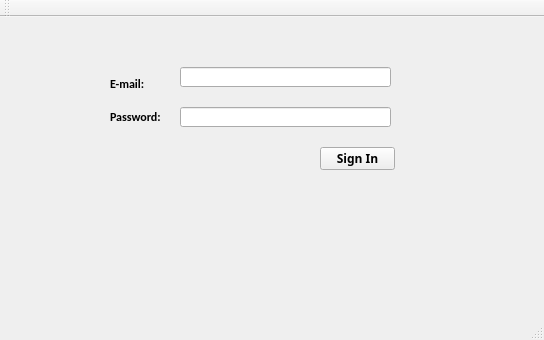
<?xml version="1.0" encoding="UTF-8"?>
<ui version="4.0">
 <class>MainWindow</class>
 <widget class="QMainWindow" name="MainWindow">
  <property name="geometry">
   <rect>
    <x>0</x>
    <y>0</y>
    <width>544</width>
    <height>340</height>
   </rect>
  </property>
  <property name="windowTitle">
   <string>MainWindow</string>
  </property>
  <widget class="QWidget" name="centralWidget">
   <widget class="QLineEdit" name="lineEdit">
    <property name="geometry">
     <rect>
      <x>180</x>
      <y>50</y>
      <width>211</width>
      <height>20</height>
     </rect>
    </property>
   </widget>
   <widget class="QLineEdit" name="lineEdit_2">
    <property name="geometry">
     <rect>
      <x>180</x>
      <y>90</y>
      <width>211</width>
      <height>20</height>
     </rect>
    </property>
   </widget>
   <widget class="QPushButton" name="SignIn">
    <property name="geometry">
     <rect>
      <x>320</x>
      <y>130</y>
      <width>75</width>
      <height>23</height>
     </rect>
    </property>
    <property name="font">
     <font>
      <family>Calibri Light</family>
      <pointsize>9</pointsize>
      <weight>75</weight>
      <bold>true</bold>
     </font>
    </property>
    <property name="cursor">
     <cursorShape>PointingHandCursor</cursorShape>
    </property>
    <property name="text">
     <string>Sign In</string>
    </property>
   </widget>
   <widget class="QLabel" name="label">
    <property name="geometry">
     <rect>
      <x>110</x>
      <y>60</y>
      <width>47</width>
      <height>13</height>
     </rect>
    </property>
    <property name="font">
     <font>
      <family>Calibri</family>
      <pointsize>9</pointsize>
      <weight>75</weight>
      <bold>true</bold>
     </font>
    </property>
    <property name="text">
     <string>E-mail:</string>
    </property>
   </widget>
   <widget class="QLabel" name="label_2">
    <property name="geometry">
     <rect>
      <x>110</x>
      <y>90</y>
      <width>51</width>
      <height>20</height>
     </rect>
    </property>
    <property name="font">
     <font>
      <family>Calibri</family>
      <pointsize>9</pointsize>
      <weight>75</weight>
      <bold>true</bold>
     </font>
    </property>
    <property name="text">
     <string>Password:</string>
    </property>
   </widget>
   <widget class="QLabel" name="label_pic">
    <property name="geometry">
     <rect>
      <x>10</x>
      <y>169</y>
      <width>521</width>
      <height>121</height>
     </rect>
    </property>
    <property name="text">
     <string/>
    </property>
   </widget>
  </widget>
  <widget class="QMenuBar" name="menuBar">
   <property name="geometry">
    <rect>
     <x>0</x>
     <y>0</y>
     <width>544</width>
     <height>21</height>
    </rect>
   </property>
  </widget>
  <widget class="QToolBar" name="mainToolBar">
   <attribute name="toolBarArea">
    <enum>TopToolBarArea</enum>
   </attribute>
   <attribute name="toolBarBreak">
    <bool>false</bool>
   </attribute>
  </widget>
  <widget class="QStatusBar" name="statusBar"/>
 </widget>
 <layoutdefault spacing="6" margin="11"/>
 <resources/>
 <connections/>
</ui>
